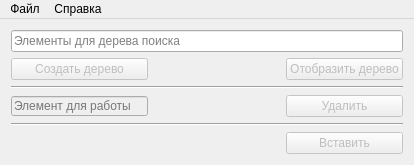
<?xml version="1.0" encoding="UTF-8"?>
<ui version="4.0">
 <class>MainWindow</class>
 <widget class="QMainWindow" name="MainWindow">
  <property name="geometry">
   <rect>
    <x>0</x>
    <y>0</y>
    <width>414</width>
    <height>164</height>
   </rect>
  </property>
  <property name="windowTitle">
   <string>MainWindow</string>
  </property>
  <widget class="QWidget" name="centralWidget">
   <layout class="QGridLayout" name="gridLayout">
    <item row="2" column="0" colspan="4">
     <widget class="Line" name="line">
      <property name="orientation">
       <enum>Qt::Horizontal</enum>
      </property>
     </widget>
    </item>
    <item row="1" column="3">
     <widget class="QPushButton" name="show_tree">
      <property name="enabled">
       <bool>false</bool>
      </property>
      <property name="text">
       <string>Отобразить дерево</string>
      </property>
      <property name="autoDefault">
       <bool>true</bool>
      </property>
     </widget>
    </item>
    <item row="1" column="1">
     <widget class="QLabel" name="tree_status">
      <property name="text">
       <string/>
      </property>
     </widget>
    </item>
    <item row="1" column="0">
     <widget class="QPushButton" name="create_tree">
      <property name="enabled">
       <bool>false</bool>
      </property>
      <property name="maximumSize">
       <size>
        <width>149</width>
        <height>23</height>
       </size>
      </property>
      <property name="text">
       <string>Создать дерево</string>
      </property>
      <property name="autoDefault">
       <bool>true</bool>
      </property>
     </widget>
    </item>
    <item row="0" column="0" colspan="4">
     <widget class="QLineEdit" name="input_field">
      <property name="dragEnabled">
       <bool>true</bool>
      </property>
      <property name="placeholderText">
       <string>Элементы для дерева поиска</string>
      </property>
     </widget>
    </item>
    <item row="3" column="0">
     <widget class="QLineEdit" name="el_for_search">
      <property name="enabled">
       <bool>false</bool>
      </property>
      <property name="maximumSize">
       <size>
        <width>149</width>
        <height>20</height>
       </size>
      </property>
      <property name="placeholderText">
       <string>Элемент для работы</string>
      </property>
     </widget>
    </item>
    <item row="3" column="3">
     <widget class="QPushButton" name="remove_el">
      <property name="enabled">
       <bool>false</bool>
      </property>
      <property name="text">
       <string>Удалить</string>
      </property>
      <property name="autoDefault">
       <bool>true</bool>
      </property>
     </widget>
    </item>
    <item row="3" column="1">
     <widget class="QLabel" name="find_remove_status">
      <property name="minimumSize">
       <size>
        <width>120</width>
        <height>0</height>
       </size>
      </property>
      <property name="text">
       <string/>
      </property>
     </widget>
    </item>
    <item row="5" column="1">
     <widget class="QLabel" name="insert_status">
      <property name="text">
       <string/>
      </property>
     </widget>
    </item>
    <item row="5" column="3">
     <widget class="QPushButton" name="insert">
      <property name="enabled">
       <bool>false</bool>
      </property>
      <property name="text">
       <string>Вставить</string>
      </property>
      <property name="autoDefault">
       <bool>true</bool>
      </property>
     </widget>
    </item>
    <item row="4" column="0" colspan="4">
     <widget class="Line" name="line_2">
      <property name="orientation">
       <enum>Qt::Horizontal</enum>
      </property>
     </widget>
    </item>
    <item row="5" column="0">
     <spacer name="horizontalSpacer">
      <property name="orientation">
       <enum>Qt::Horizontal</enum>
      </property>
      <property name="sizeHint" stdset="0">
       <size>
        <width>40</width>
        <height>20</height>
       </size>
      </property>
     </spacer>
    </item>
   </layout>
  </widget>
  <widget class="QMenuBar" name="menuBar">
   <property name="geometry">
    <rect>
     <x>0</x>
     <y>0</y>
     <width>414</width>
     <height>21</height>
    </rect>
   </property>
   <widget class="QMenu" name="menu">
    <property name="title">
     <string>Файл</string>
    </property>
    <addaction name="open"/>
    <addaction name="save"/>
   </widget>
   <widget class="QMenu" name="menu_2">
    <property name="title">
     <string>Справка</string>
    </property>
    <addaction name="prog_info"/>
    <addaction name="about_info"/>
   </widget>
   <addaction name="menu"/>
   <addaction name="menu_2"/>
  </widget>
  <action name="open">
   <property name="text">
    <string>Открыть</string>
   </property>
  </action>
  <action name="save">
   <property name="text">
    <string>Сохранить</string>
   </property>
  </action>
  <action name="prog_info">
   <property name="text">
    <string>О программе</string>
   </property>
  </action>
  <action name="about_info">
   <property name="text">
    <string>Об авторе</string>
   </property>
  </action>
 </widget>
 <layoutdefault spacing="6" margin="11"/>
 <tabstops>
  <tabstop>el_for_search</tabstop>
  <tabstop>remove_el</tabstop>
  <tabstop>insert</tabstop>
  <tabstop>show_tree</tabstop>
  <tabstop>create_tree</tabstop>
  <tabstop>input_field</tabstop>
 </tabstops>
 <resources/>
 <connections/>
</ui>
